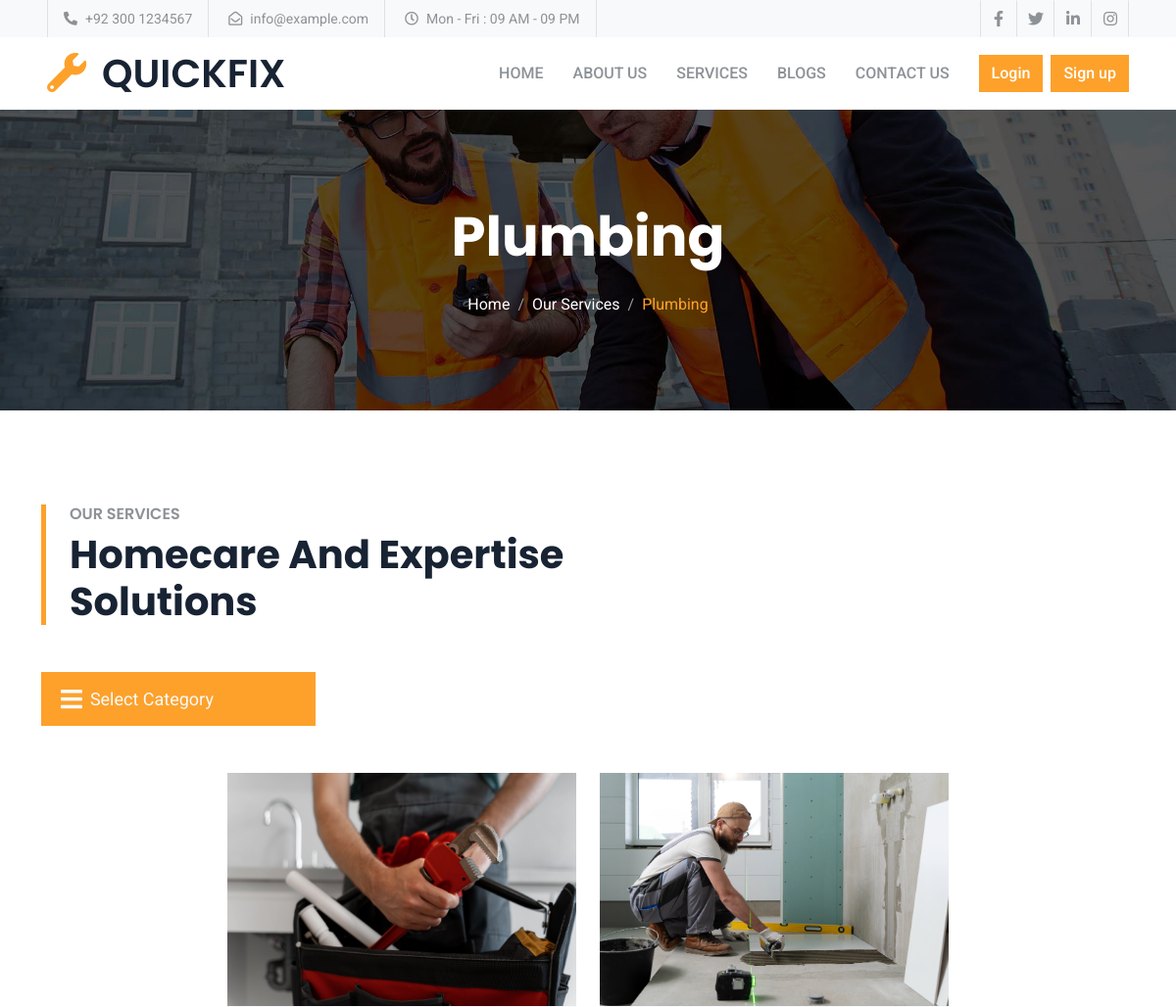
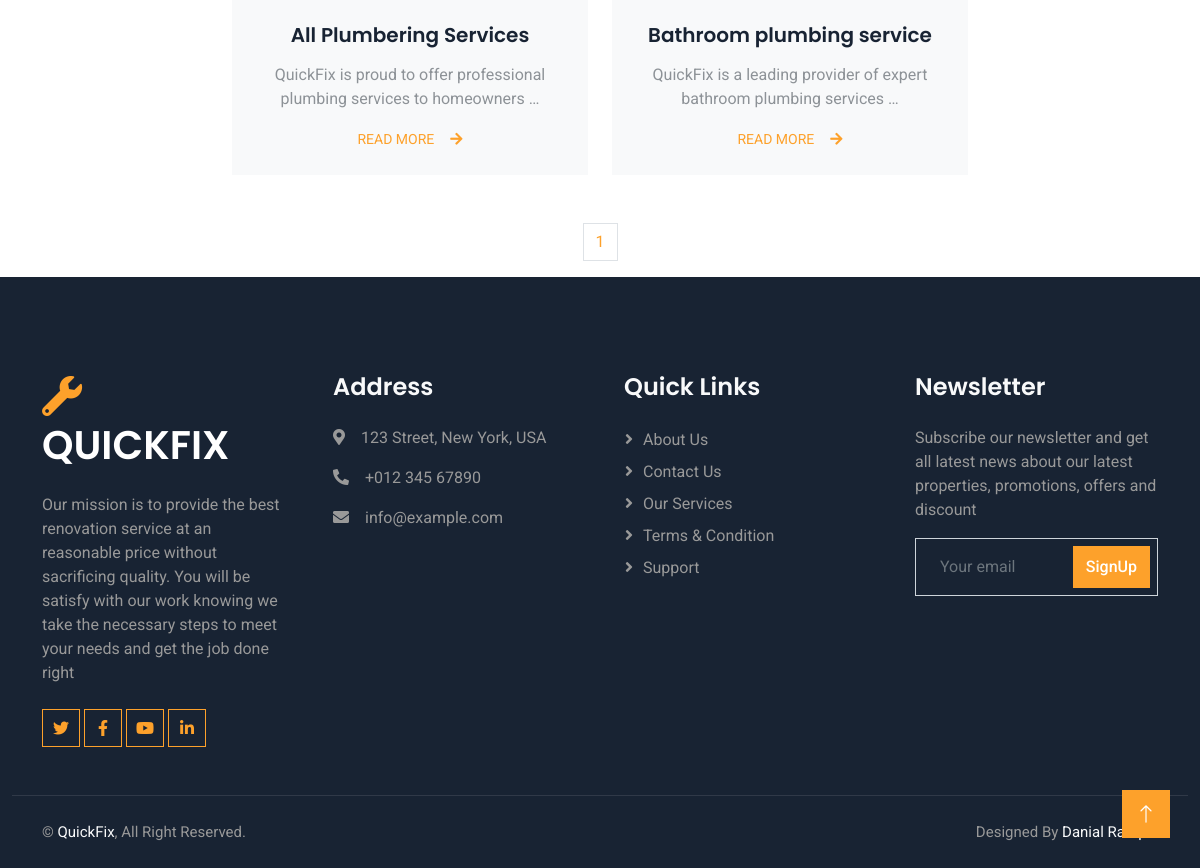
The app's page /service-category/1 with its own data (2 pictures, top to bottom).
### vendor/models.py (models this page shows, shortened)
class Service_Category(models.Model):
    name = models.CharField(max_length=50)
    def __str__(self):
        return self.name

class Service(models.Model):
    user = models.ForeignKey(User,on_delete=models.CASCADE,blank=True ,null=True)
    service_title = models.CharField(max_length=50,null=True, blank=True)
    service_image = models.ImageField(upload_to='service_images/')
    categories=models.ForeignKey(Service_Category ,on_delete=models.CASCADE , blank=True ,null=True, related_name='services')
    description = HTMLField(null=True, blank=True)

### vendor/views.py (the view)
# urls.py: path("service-category/<int:category_id>", service_in_category, name="service_in_category"),
def service_in_category(request , category_id):
    categories = Service_Category.objects.all()
    category = Service_Category.objects.get(id=category_id)
    services = category.services.all()
    paginator = Paginator(services , 6)
    page_number = request.GET.get('page')
    servicefinal = paginator.get_page(page_number)
    totalpage = servicefinal.paginator.num_pages
    context = {
        'categories':categories,
        'category':category,
        'services':servicefinal,
        'totalpagelist' : [n+1 for n in range(totalpage)]
    }
    return render(request , "vendor/service_in_category.html" , context)

### vendor/templates/vendor/service_in_category.html (shortened to what this page needs)
{% extends "base.html" %}
{% load static %}
{% block css %}
<link rel="stylesheet" href="{% static ''%}">{% endblock css %}
{% block content %}
    <div class="container-fluid page-header py-5 mb-5 wow fadeIn" data-wow-delay="0.1s">
        <div class="container text-center py-5">
            <h1 class="display-4 text-white animated slideInDown mb-4">{{category.name}}</h1>
            <nav aria-label="breadcrumb animated slideInDown">
                <ol class="breadcrumb justify-content-center mb-0">
                    <li class="breadcrumb-item"><a class="text-white" href="{% url "customer:home" %}">Home</a></li>
                    <li class="breadcrumb-item"><a class="text-white" href="{% url "customer:service_view" %}">Our Services</a></li>
                    <li class="breadcrumb-item text-primary active" aria-current="page">{{category.name}}</li>
                </ol>
            </nav>
        </div>
    </div>
    <div class="container-xxl py-5">
        <div class="container">
            <div class="row g-5 align-items-end mb-5">
                <div class="col-lg-6 wow fadeInUp" data-wow-delay="0.1s">
                    <div class="border-start border-5 border-primary ps-4">
                        <h6 class="text-body text-uppercase mb-2">Our Services</h6>
                        <h1 class="display-6 mb-0">Homecare And Expertise Solutions</h1>
                    </div>
                </div>
                <div class="col-lg-12 text-lg-end wow fadeInUp" data-wow-delay="0.3s">
                    <div class="select-menu">
                    <div class="select-btn text-lg-end">
                        <i class="fa fa-bars"></i>
                        <span class="sBtn-text text-lg-end px-2">Select Category</span>
                    </div>
                </div>
                </div>
            </div>
            <div class="row g-4 justify-content-center">
                {% for service in services %}
                <div class="col-lg-4 col-md-6 wow fadeInUp" data-wow-delay="0.1s">
                    <div class="service-item bg-light overflow-hidden h-100">
                        <img class="img-fluid" src="{{service.service_image.url}}" alt="service image">
                        <div class="service-text position-relative text-center h-100 p-4">
                            <h5 class="mb-3">{{ service.service_title }}</h5>
                            <p>{{ service.description|truncatewords:10|safe }}</p>
                            <a class="small" href="{% url "vendor:service_detail_view" service.id %}">READ MORE<i class="fa fa-arrow-right ms-3"></i></a>
                        </div>
                    </div>
                </div>
                {% endfor %}
            </div>
        </div>
    </div>
       <div class="container-fluid wow fadeIn" data-wow-delay="0.1s">
           <nav aria-label="Page navigation example">
            <ul class="pagination justify-content-center">
                {% for n in totalpagelist %}
                <li class="page-item"><a class="page-link" href="/service-category/{{category.id}}?page={{n}}">{{n}}</a></li>
                {% endfor %}
            </ul>
        </nav>
       </div>
{% endblock content %}

### customer/static/customer/css/style.css (style rules this page uses)
:root { --primary: #FDA12B; --secondary: #8D9297; --light: #F8F9FA; --dark: #182333; }
.page-header { background: linear-gradient(rgba(0, 0, 0, .65), rgba(0, 0, 0, .65)), url(../img/carousel-1.jpg) center center no-repeat; background-size: cover; }
.page-header .breadcrumb-item+.breadcrumb-item::before { color: #999999; }
.service-text::before { position: absolute; content: ""; width: 100%; height: 0; top: 0; left: 0; background: var(--primary); opacity: 0; transition: .5s; }
.service-text * { position: relative; transition: .5s; z-index: 1; }
.select-menu { color: var(--light); }
.select-menu .select-btn { width: 280px; display: flex; height: 55px; background: var(--primary); padding: 20px; font-size: 18px; font-weight: 400; align-items: center; cursor: pointer; }
.select-btn i { font-size: 25px; transition: 0.3s; }

### templates/base.html (style rules this page uses)
* { margin: 0; padding: 0; box-sizing: border-box; }

### records on screen
Service_Category: name "Plumbing"
Service: service_image (picture), service_title "All Plumbering Services", description "QuickFix is proud to offer professional plumbing services to homeowners …"
Service: service_image (picture), service_title "Bathroom plumbing service", description "QuickFix is a leading provider of expert bathroom plumbing services …"

### other values on screen
{{ n }} "1"
